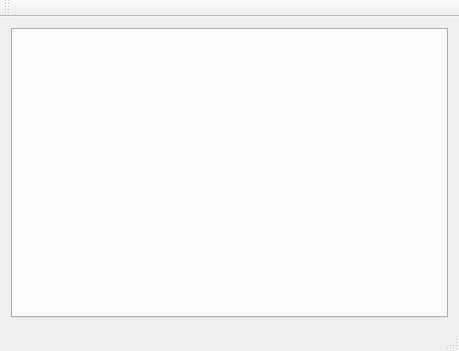
<?xml version="1.0" encoding="UTF-8"?>
<ui version="4.0">
 <class>MainWindow</class>
 <widget class="QMainWindow" name="MainWindow">
  <property name="geometry">
   <rect>
    <x>0</x>
    <y>0</y>
    <width>459</width>
    <height>351</height>
   </rect>
  </property>
  <property name="windowTitle">
   <string>MainWindow</string>
  </property>
  <widget class="QWidget" name="centralWidget">
   <layout class="QGridLayout" name="gridLayout">
    <item row="0" column="0">
     <widget class="QTabWidget" name="tabWidget"/>
    </item>
   </layout>
  </widget>
  <widget class="QMenuBar" name="menuBar">
   <property name="geometry">
    <rect>
     <x>0</x>
     <y>0</y>
     <width>459</width>
     <height>17</height>
    </rect>
   </property>
  </widget>
  <widget class="QToolBar" name="mainToolBar">
   <attribute name="toolBarArea">
    <enum>TopToolBarArea</enum>
   </attribute>
   <attribute name="toolBarBreak">
    <bool>false</bool>
   </attribute>
  </widget>
  <widget class="QStatusBar" name="statusBar"/>
 </widget>
 <layoutdefault spacing="6" margin="11"/>
 <resources/>
 <connections/>
</ui>
